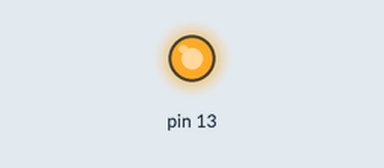
The sketch below on a simulated Arduino Uno, built with avr-gcc and run on an emulated ATmega328P. On the bench: output pins drawn as LEDs (lit = HIGH).

Above: at 1.5 s.
At 4.5 s:
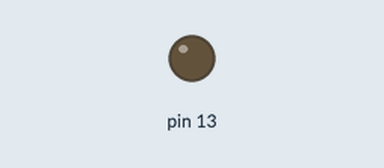
Timing chart, 0 to 7.8 s (numbered marks = the images above):
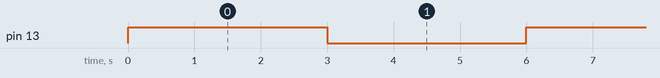

Measured:
- by itself, pin 13: alternates HIGH for 3.0 s and LOW for 3.0 s

The sketch:

arduino_relay.ino
```cpp
void setup() {
  // put your setup code here, to run once:
  Serial.begin(9600);
  pinMode(13, OUTPUT);
}

void loop() {

  digitalWrite(13, HIGH);
  delay(3000);
  digitalWrite(13, LOW);
  delay(3000);

}
```
